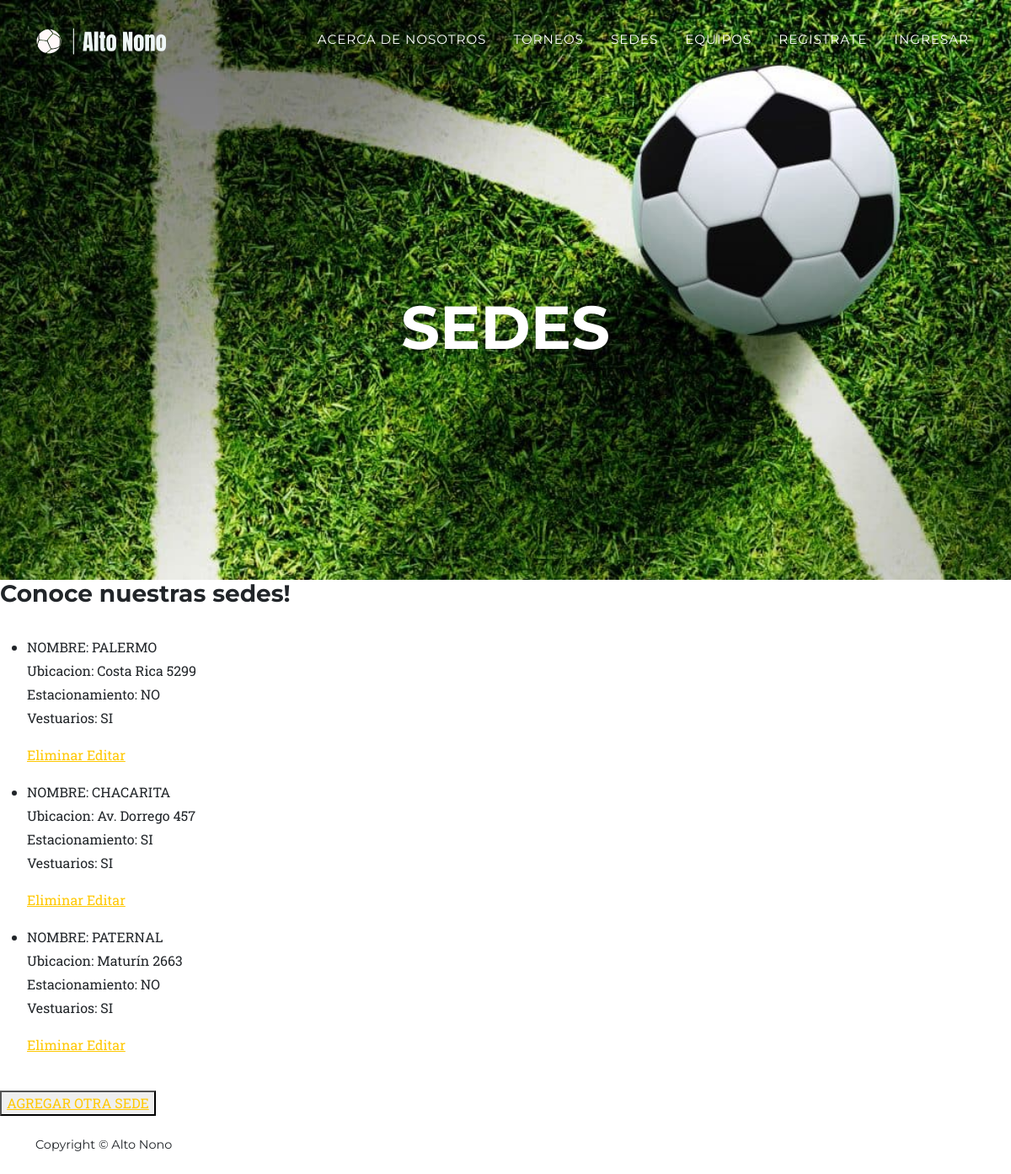
The page /AppTorneo/leerSedes on the database as committed earlier.
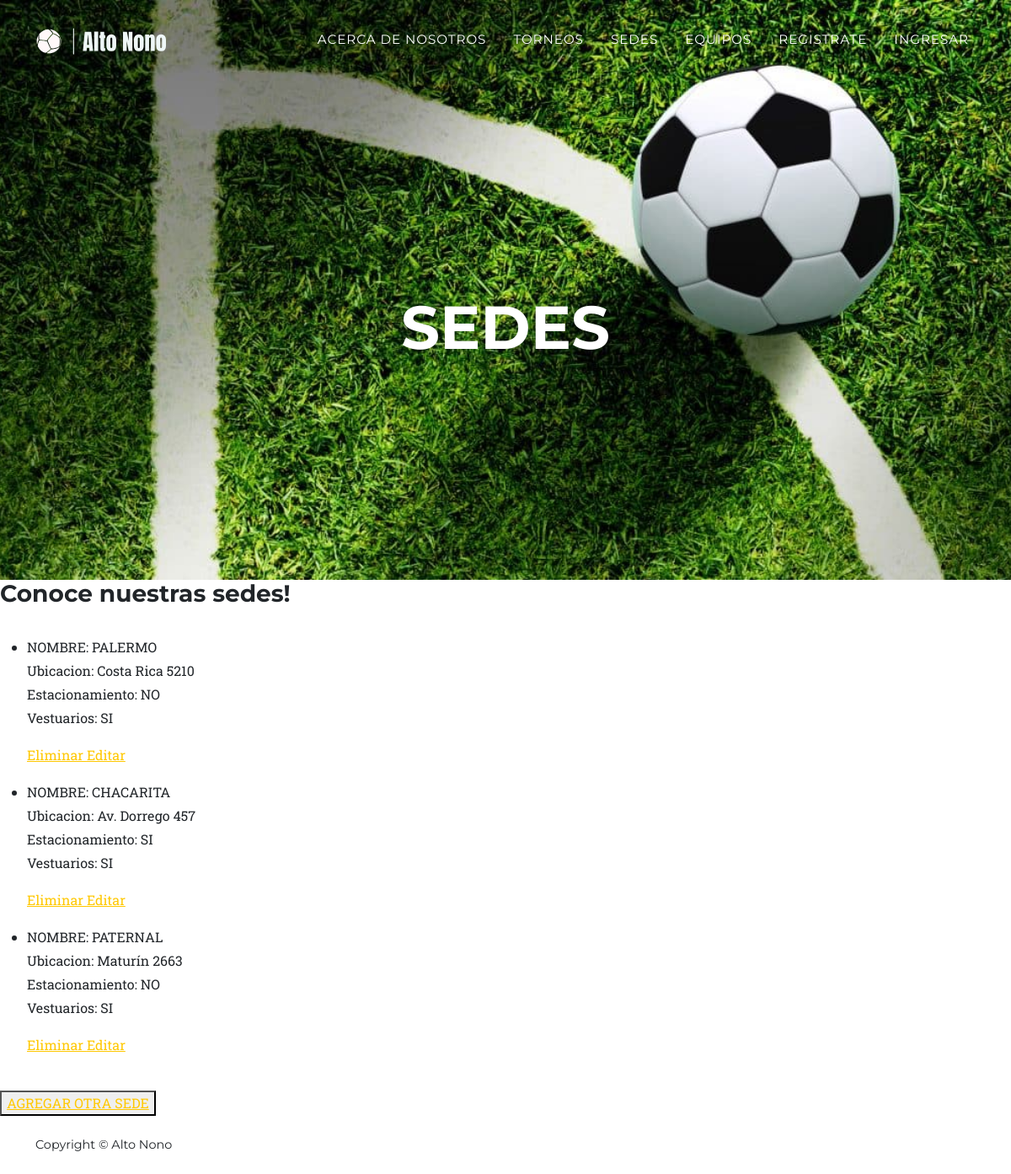
The same page on the database as committed later.
### AppTorneo/models.py (models this page shows)
class Sede (models.Model):
    nombre = models.CharField(max_length=40)
    ubicacion = models.CharField(max_length=40)
    estacionamiento = models.BooleanField ()
    vestuarios = models.BooleanField ()
    def __str__ (self):
        return f"NOMBRE: {self.nombre}"

### AppTorneo/views.py (the view)
def leerSedes (request):
    sedes = Sede.objects.all()
    dicc = {"sedes":sedes} #contexto
    return render (request,'AppTorneo/leerSedes.html', dicc)

### AppTorneo/templates/AppTorneo/leerSedes.html
{% extends "AppTorneo/padre.html" %}
{% load static %}
{%block titulo%}
    <div class="masthead-subheading"></div><br><br>
    <div class="masthead-heading text-uppercase">SEDES</div>
{%endblock%}
{% block contenidoVariable %}
<h3>Conoce nuestras sedes!</h3> <br>
<ul>
{% for s in sedes %}
  <li>
    <p>{{ s }}<br>
    Ubicacion: {{s.ubicacion}}<br>
    Estacionamiento: {% if s.estacionamiento == True %} SI {% else %} NO {% endif %}<br>
    Vestuarios: {% if s.vestuarios == True %} SI {% else %} NO {% endif %}</p>
    <p>
        <a href ="{% url 'EliminarSede' s.id%}"> Eliminar   </a>
        <a href ="{% url 'EditarSede' s.id%}"> Editar </a>
    </p>
  </li>
{% endfor %}
</ul>
<br><button><a href = "{% url 'SedesFormulario'%}">AGREGAR OTRA SEDE</a></button>
{%endblock%}

Rows that differ between the two databases and show on the page:
changed Sede "NOMBRE: PALERMO": ubicacion "Costa Rica 5299" → "Costa Rica 5210"
